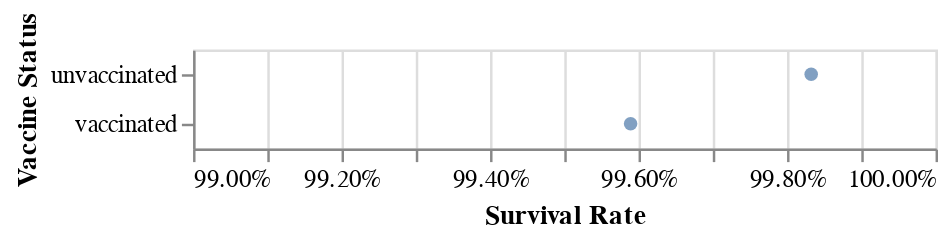

Notebook code for this chart:
### Code cell
import altair as alt

# Erläutern und untersuchen Sie die im Chart gezeigten Ergebnisse kritisch
# und ergänzen Sie die Analyse um sinnvolle Statistiken.
alt.data_transformers.disable_max_rows()
alt.Chart(r).mark_circle().encode(
    x=alt.X("survived").axis(format=".2%", title="Survival Rate").scale(domain=[.99, 1]),
    y=alt.Y("vaccine_status").axis(title="Vaccine Status")
)

### Figure 1 — Vega-Lite specification as saved in the notebook (floating-point values rounded to 4 significant figures)
{"config": {"view": {"continuousWidth": 300, "continuousHeight": 300}}, "data": {"name": "data-cfc4b81683d16977023fa7a19ae6b442"}, "mark": {"type": "circle"}, "encoding": {"x": {"axis": {"format": ".2%", "title": "Survival Rate"}, "field": "survived", "scale": {"domain": [0.99, 1]}, "type": "quantitative"}, "y": {"axis": {"title": "Vaccine Status"}, "field": "vaccine_status", "type": "nominal"}}, "$schema": "https://vega.github.io/schema/vega-lite/v5.20.1.json", "datasets": {"data-cfc4b81683d16977023fa7a19ae6b442": [{"vaccine_status": "unvaccinated", "survived": 0.9983}, {"vaccine_status": "vaccinated", "survived": 0.9959}]}}
